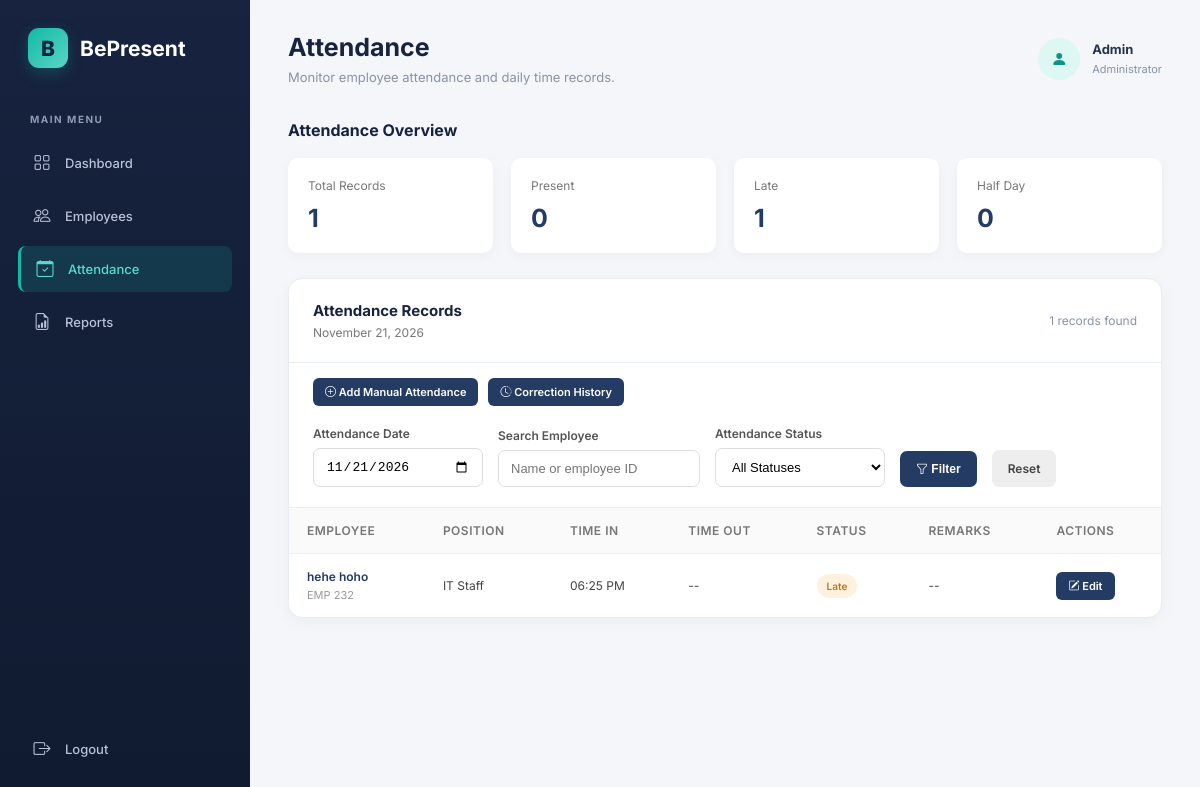
The page /admin/attendance/index.php (signed in) on the database its author committed.
### tables this page shows
CREATE TABLE `attendance` (
  `id` int(11) NOT NULL,
  `employee_id` int(11) NOT NULL,
  `attendance_date` date NOT NULL,
  `time_in` time DEFAULT NULL,
  `time_out` time DEFAULT NULL,
  `status` enum('Present','Late','Half Day') DEFAULT 'Present',
  `remarks` varchar(255) DEFAULT NULL,
  `created_at` timestamp NOT NULL DEFAULT current_timestamp()
);

CREATE TABLE `employees` (
  `id` int(11) NOT NULL,
  `user_id` int(11) DEFAULT NULL,
  `employee_code` varchar(30) NOT NULL,
  `first_name` varchar(100) NOT NULL,
  `last_name` varchar(100) NOT NULL,
  `email` varchar(100) NOT NULL,
  `phone` varchar(20) DEFAULT NULL,
  `position` varchar(100) DEFAULT NULL,
  `hire_date` date DEFAULT NULL,
  `employment_status` enum('Active','Inactive') DEFAULT 'Active',
  `created_at` timestamp NOT NULL DEFAULT current_timestamp()
);

### admin/attendance/index.php (the view, shortened to what this page needs)
<?php
require_once '../../connection/connect.php';
$selectedDate = $_GET['date'] ?? date('Y-m-d');
$search = $_GET['search'] ?? '';
$search = trim($search);
$search = substr($search, 0, 100);
$sql = "
    SELECT
        attendance.id,
        attendance.attendance_date,
        attendance.time_in,
        attendance.time_out,
        attendance.status,
        attendance.remarks,
        employees.employee_code,
        employees.first_name,
        employees.last_name,
        employees.position
    FROM attendance
    INNER JOIN employees
        ON attendance.employee_id = employees.id
    WHERE attendance.attendance_date = :attendance_date
";
$params = [
    'attendance_date' => $selectedDate
];
$sql .= "
    ORDER BY employees.first_name ASC,
             employees.last_name ASC
";
$stmt = $conn->prepare($sql);
$stmt->execute($params);
$attendanceRecords = $stmt->fetchAll();
$statsStmt = $conn->prepare("
    SELECT
        COUNT(*) AS total,
        SUM(CASE WHEN status = 'Present' THEN 1 ELSE 0 END) AS present,
        SUM(CASE WHEN status = 'Late' THEN 1 ELSE 0 END) AS late,
        SUM(CASE WHEN status = 'Half Day' THEN 1 ELSE 0 END) AS half_day
    FROM attendance
    WHERE attendance_date = :attendance_date
");
$statsStmt->execute([
    'attendance_date' => $selectedDate
]);
$stats = $statsStmt->fetch();
$totalRecords = (int) $stats['total'];
$presentCount = (int) $stats['present'];
$lateCount = (int) $stats['late'];
$halfDayCount = (int) $stats['half_day'];
?>
<!DOCTYPE html>
<html lang="en">
<head>
    <link rel="stylesheet" href="../../assets/css/dashboard.css">
    <link rel="stylesheet"
        href="https://cdn.jsdelivr.net/npm/bootstrap-icons@1.11.3/font/bootstrap-icons.min.css">
</head>
<body>
    <aside class="sidebar">
        <div class="sidebar-brand">
            <div class="sidebar-logo">B</div>
            <h2>BePresent</h2>
        </div>
        <p class="sidebar-label">MAIN MENU</p>
        <nav class="sidebar-menu">
            <a href="../dashboard.php">
                <span class="menu-icon">
                    <i class="bi bi-grid"></i>
                </span>
                <span class="menu-text">Dashboard</span>
            </a>
            <a href="../employees/index.php">
                <span class="menu-icon">
                    <i class="bi bi-people"></i>
                </span>
                <span class="menu-text">Employees</span>
            </a>
            <a href="index.php" class="active">
                <span class="menu-icon">
                    <i class="bi bi-calendar-check"></i>
                </span>
                <span class="menu-text">Attendance</span>
            </a>
            <a href="../reports/index.php">
                <span class="menu-icon">
                    <i class="bi bi-file-earmark-bar-graph"></i>
                </span>
                <span class="menu-text">Reports</span>
            </a>
        </nav>
        <div class="sidebar-bottom">
            <nav class="sidebar-menu">
                <a href="../../logout.php">
                    <span class="menu-icon">
                        <i class="bi bi-box-arrow-right"></i>
                    </span>
                    <span class="menu-text">Logout</span>
                </a>
            </nav>
        </div>
    </aside>
    <main class="main-content">
        <header class="topbar">
            <div>
                <h1>Attendance</h1>
                <p>
                    Monitor employee attendance and daily time records.
                </p>
            </div>
            <div class="admin-profile">
                <div class="profile-avatar">
                    <i class="bi bi-person-fill"></i>
                </div>
                <div class="profile-info">
                    <strong>
                        <?= htmlspecialchars($_SESSION['username'] ?? 'Administrator') ?>
                    </strong>
                    <span>Administrator</span>
                </div>
            </div>
        </header>
        <h2 class="section-heading">Attendance Overview</h2>
        <section class="attendance-summary">
            <div class="attendance-summary-card">
                <p>Total Records</p>
                <h2><?= number_format($totalRecords) ?></h2>
            </div>
            <div class="attendance-summary-card">
                <p>Present</p>
                <h2><?= number_format($presentCount) ?></h2>
            </div>
            <div class="attendance-summary-card">
                <p>Late</p>
                <h2><?= number_format($lateCount) ?></h2>
            </div>
            <div class="attendance-summary-card">
                <p>Half Day</p>
                <h2><?= number_format($halfDayCount) ?></h2>
            </div>
        </section>
        <section class="content-card">
            <div class="card-header">
                <div>
                    <h3>Attendance Records</h3>
                    <p class="attendance-date-label">
                        <?= date('F d, Y', strtotime($selectedDate)) ?>
                    </p>
                </div>
                <span>
                    <?= count($attendanceRecords) ?> records found
                </span>
            </div>
           <div style="display: flex; gap: 10px; flex-wrap: wrap; padding: 15px 24px 0;">
    <a href="create.php" class="edit-attendance-button">
        <i class="bi bi-plus-circle"></i> Add Manual Attendance
    </a>
    <a href="history.php" class="edit-attendance-button">
        <i class="bi bi-clock-history"></i> Correction History
    </a>
</div>
            <form method="GET" class="attendance-filters">
                <div class="filter-group">
                    <label for="date">Attendance Date</label>
                    <input
                        type="date"
                        id="date"
                        name="date"
                        value="<?= htmlspecialchars($selectedDate) ?>"
                    >
                </div>
                <div class="filter-group">
                    <label for="search">Search Employee</label>
                    <input
                        type="text"
                        id="search"
                        name="search"
                        placeholder="Name or employee ID"
                        value="<?= htmlspecialchars($search) ?>"
                    >
                </div>
                <div class="filter-group">
                    <label for="status">Attendance Status</label>
                    <select name="status" id="status">
                        <option value="">All Statuses</option>
                    </select>
                </div>
                <button type="submit" class="filter-button">
                    <i class="bi bi-funnel"></i> Filter
                </button>
                <a href="index.php" class="reset-button">
                    Reset
                </a>
            </form>
            <div class="table-wrapper">
                <table class="attendance-table">
                    <thead>
                        <tr>
                            <th>EMPLOYEE</th>
                            <th>POSITION</th>
                            <th>TIME IN</th>
                            <th>TIME OUT</th>
                            <th>STATUS</th>
                            <th>REMARKS</th>
                            <th>ACTIONS</th>
                        </tr>
                    </thead>
                    <tbody>
                        <?php if (count($attendanceRecords) > 0): ?>
                            <?php foreach ($attendanceRecords as $record): ?>
                                <?php
                                $statusClass = 'status-present';
                                if ($record['status'] === 'Late') {
                                    $statusClass = 'status-late';
                                } elseif ($record['status'] === 'Half Day') {
                                    $statusClass = 'status-half';
                                }
                                ?>
                                <tr>
                                    <td>
                                        <div class="employee-name">
                                            <?= htmlspecialchars(
                                                $record['first_name'] . ' ' .
                                                $record['last_name']
                                            ) ?>
                                        </div>
                                        <div class="employee-code">
                                            <?= htmlspecialchars($record['employee_code']) ?>
                                        </div>
                                    </td>
                                    <td>
                                        <?= htmlspecialchars($record['position'] ?? 'N/A') ?>
                                    </td>
                                    <td>
                                        <?= $record['time_in']
                                            ? date('h:i A', strtotime($record['time_in']))
                                            : '--' ?>
                                    </td>
                                    <td>
                                        <?= $record['time_out']
                                            ? date('h:i A', strtotime($record['time_out']))
                                            : '--' ?>
                                    </td>
                                    <td>
                                        <span class="status <?= $statusClass ?>">
                                            <?= htmlspecialchars($record['status']) ?>
                                        </span>
                                    </td>
                                    <td>
                                        <?= htmlspecialchars($record['remarks'] ?? '--') ?>
                                    </td>
                                    <td>
                                        <a
                                            href="edit.php?id=<?= (int) $record['id'] ?>"
                                            class="edit-attendance-button"
                                        >
                                            <i class="bi bi-pencil-square"></i> Edit
                                        </a>
                                    </td>
                                </tr>
                            <?php endforeach; ?>
                        <?php endif; ?>
                    </tbody>
                </table>
            </div>
        </section>
    </main>
</body>
</html>

### admin/attendance/index.php (style rules this page uses)
.attendance-filters { display: flex; align-items: end; flex-wrap: wrap; gap: 15px; padding: 20px 24px; border-bottom: 1px solid #eeeeee; }
.filter-group { display: flex; flex-direction: column; gap: 7px; }
.filter-group label { font-size: 12px; font-weight: 600; color: #555; }
.filter-group input, .filter-group select { min-width: 170px; padding: 10px 12px; border: 1px solid #dddddd; border-radius: 7px; font-size: 13px; background: white; }
.filter-button, .reset-button { padding: 11px 16px; border-radius: 7px; text-decoration: none; font-size: 12px; font-weight: 600; cursor: pointer; }
.filter-button { border: none; background: #243b64; color: white; }
.reset-button { background: #eeeeee; color: #444; }
.attendance-summary { display: grid; grid-template-columns: repeat(4, minmax(0, 1fr)); gap: 18px; margin-bottom: 25px; }
.attendance-summary-card { background: white; padding: 20px; border-radius: 10px; box-shadow: 0 3px 12px rgba(0,0,0,0.04); }
.attendance-summary-card p { color: #777; font-size: 12px; margin: 0 0 10px; }
.attendance-summary-card h2 { font-size: 25px; margin: 0; color: #243b64; }
.attendance-date-label { color: #777; font-size: 12px; margin-top: 5px; }
.attendance-table { width: 100%; border-collapse: collapse; }
.attendance-table th, .attendance-table td { padding: 15px 18px; text-align: left; border-bottom: 1px solid #eeeeee; font-size: 12px; }
.attendance-table th { color: #777; font-weight: 600; background: #fafafa; }
.attendance-table td { color: #444; }
.attendance-table tr:last-child td { border-bottom: none; }
.attendance-table .employee-name { font-weight: 600; color: #243b64; }
.attendance-table .employee-code { color: #999; font-size: 11px; margin-top: 4px; }
.edit-attendance-button { display: inline-block; padding: 7px 12px; background: #243b64; color: white; border-radius: 6px; text-decoration: none; font-size: 11px; font-weight: 600; white-space: nowrap; }

### rows shown on the page
attendance: employee.last_name "hehe hoho", employee.employee_code "EMP 232", employee.position "IT Staff", time_in "06:25 PM", status "Late", remarks "--"

### other values the page prints
$_SESSION['username'] "Admin"
$totalRecords "1"
$presentCount "0"
$lateCount "1"
$halfDayCount "0"
count($attendanceRecords) "1"
